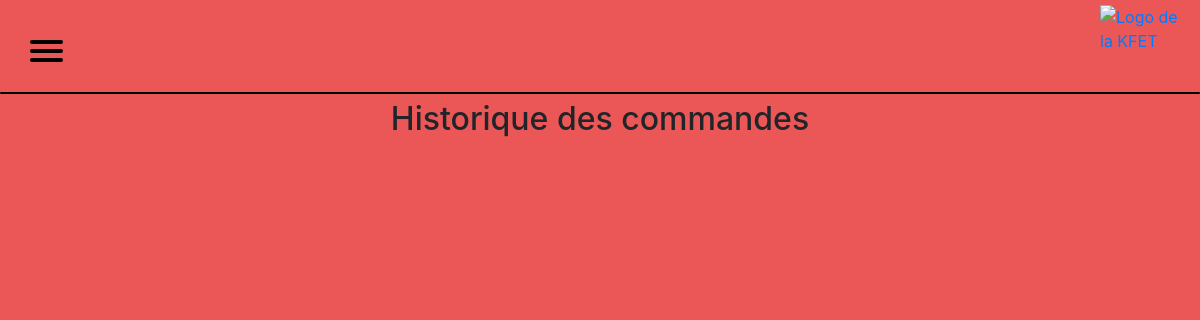
The app's page /observe_commands.php, older data.
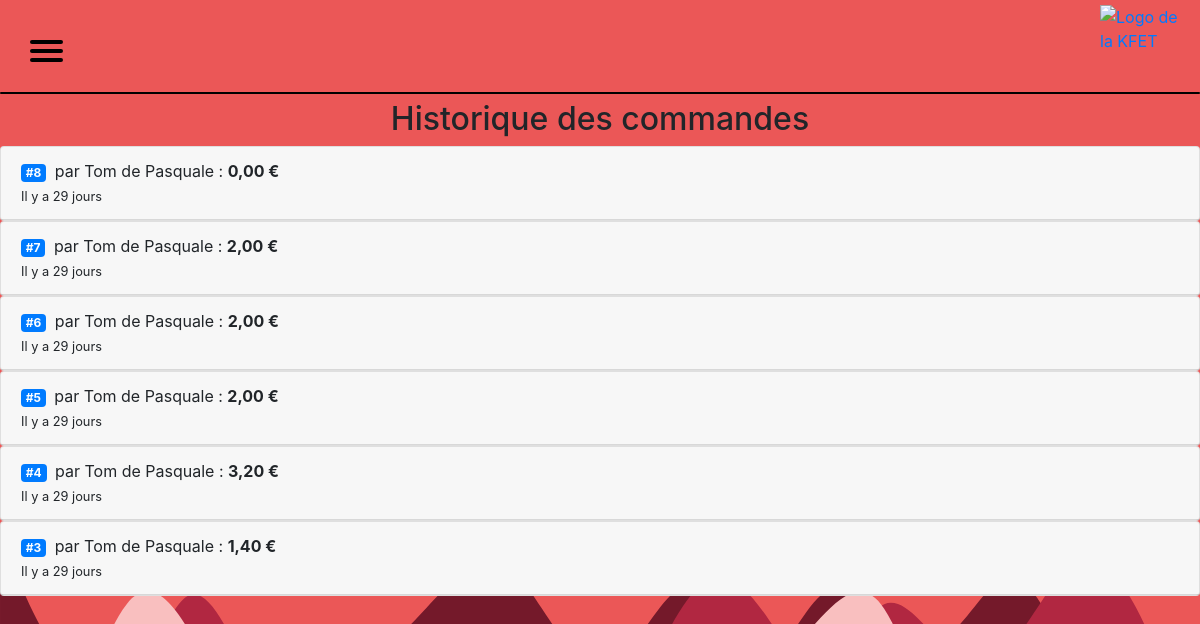
The same page, newer data.
### tables this page shows
CREATE TABLE IF NOT EXISTS `orders` (
  `id` int(11) NOT NULL AUTO_INCREMENT,
  `user_id` int(11) NOT NULL,
  `datetime` datetime NOT NULL,
  PRIMARY KEY (`id`)
);

CREATE TABLE IF NOT EXISTS `users` (
  `id` int(11) NOT NULL AUTO_INCREMENT,
  `student_number` mediumint(9) NOT NULL,
  `password` varchar(255) NOT NULL DEFAULT '',
  `username` varchar(255) NOT NULL,
  `bdlc_member` tinyint(1) NOT NULL DEFAULT '0' COMMENT 'Boolean',
  `auth_level` tinyint(4) NOT NULL DEFAULT '0' COMMENT '[0 = basic user | 1 = barista | 2 = admin]',
  `credit` decimal(10,2) NOT NULL DEFAULT '0.00',
  `activated` tinyint(1) NOT NULL DEFAULT '0' COMMENT 'Boolean',
  PRIMARY KEY (`id`)
);

### observe_commands.php (the view, shortened to what this page needs)
<!DOCTYPE html>
<html>
<head>
    <?php include('templates/head.php') ?>
    <?php include('templates/administrate_includes.php') ?>
    <link rel="stylesheet" type="text/css" href="css/administrate.css">
</head>
<body>
    <?php include('templates/nav.php') ?>
    <main>
        <div class="">
            <h2 class="text-center">Historique des commandes</h2>
            <div id="accordion">
<?php
    if(!$mysqli = connectToDatabase()) exit();
    $req = 'SELECT * FROM orders ORDER BY datetime DESC LIMIT 50';
    $result = $mysqli->query($req);
    $fmt = new NumberFormatter( 'fr_FR', NumberFormatter::CURRENCY);
    while($order_row = $result->fetch_array()) {
        $order_id = $order_row['id'];
        $datetime = $order_row['datetime'];
        $user_id = $order_row['user_id'];
        $name = 'Inconnu.e';
        $name_query_result = $mysqli->query('SELECT username FROM users WHERE id=' . $user_id);
        if(!$name_query_result) {
            echo '<small class="text-danger">Error : '. $mysqli->error .'</small>';
        } else {
            $name = $name_query_result->fetch_array()['username'];
        }
        $date_message = '';
        $time_delta = date_diff(new DateTime($datetime), new DateTime(date('Y-m-d H:i:s')), true);
        if($time_delta->d > 1) {
            $date_message = 'Il y a ' . $time_delta->d . ' jours';
        } else if($time_delta->d == 1) {
            $date_message = 'Il y a ' . $time_delta->d . ' jour';
        } else if($time_delta->d == 0 && $time_delta->h == 1) {
            $date_message = 'Il y a ' . $time_delta->h . ' heure';
        } else if($time_delta->d == 0 && $time_delta->h > 0) {
            $date_message = 'Il y a ' . $time_delta->h . ' heures';
        } else if($time_delta->h == 0 && $time_delta->i == 1) {
            $date_message = 'Il y a ' . $time_delta->i . ' minute';
        } else if($time_delta->h == 0 && $time_delta->i == 1) {
            $date_message = 'Il y a ' . $time_delta->i . ' minute';
        } else if($time_delta->h == 0 && $time_delta->i != 0) {
            $date_message = 'Il y a ' . $time_delta->i . ' minutes';
        } else if($time_delta->i == 0) {
            $date_message = 'Il y a quelques secondes';
        }
        $req = 'SELECT name, price, bdlc_price, quantity FROM item_orders o INNER JOIN products p ON o.product_id = p.id WHERE order_id=' . $order_id;
        $item_order_query_result = $mysqli->query($req);
        $total_price = 0;
        while($product_row = $item_order_query_result->fetch_array())
        {
            $actualPrice = ($_SESSION['bdlc_member']) ? $product_row['bdlc_price'] : $product_row['price'];
            $total = $actualPrice * $product_row['quantity'];
            $total_price += $total;
        }
?>
                <div class="card">
                    <div class="card-header" id="heading<?php echo $order_id; ?>">
                        <div class="sortable" data-toggle="collapse" data-target="#collapse<?php echo $order_id; ?>">
                            <p class="mb-0">
                                <span class="badge badge-primary mr-1">#<?php echo $order_id; ?></span>
                                par <?php echo $name; ?> : <b><?php echo $fmt->formatCurrency($total_price, "EUR"); ?></b>
                            </p>
                            <small class=""><?php echo $date_message; ?></small>
                        </div>
                    </div>
                </div>
<?php
    }
?>
            </div>
        </div>
    </main>
</body>
</html>

Row changes from the older to the newer data that the page shows:
added orders: id "8", user.username "Tom de Pasquale", formatCurrency "0,00 €", datetime "Il y a 29 jours"
added orders: id "7", user.username "Tom de Pasquale", formatCurrency "2,00 €", datetime "Il y a 29 jours"
added orders: id "6", user.username "Tom de Pasquale", formatCurrency "2,00 €", datetime "Il y a 29 jours"
added orders: id "5", user.username "Tom de Pasquale", formatCurrency "2,00 €", datetime "Il y a 29 jours"
added orders: id "4", user.username "Tom de Pasquale", formatCurrency "3,20 €", datetime "Il y a 29 jours"
added orders: id "3", user.username "Tom de Pasquale", formatCurrency "1,40 €", datetime "Il y a 29 jours"
